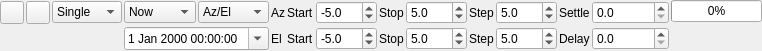
  <widget class="QWidget" name="sweepSettingsContainer" native="true">
   <property name="geometry">
    <rect>
     <x>0</x>
     <y>270</y>
     <width>731</width>
     <height>51</height>
    </rect>
   </property>
   <property name="sizePolicy">
    <sizepolicy hsizetype="Expanding" vsizetype="Preferred">
     <horstretch>0</horstretch>
     <verstretch>0</verstretch>
    </sizepolicy>
   </property>
   <property name="windowTitle">
    <string>Run Control</string>
   </property>
   <layout class="QHBoxLayout" name="horizontalLayout_2">
    <property name="spacing">
     <number>2</number>
    </property>
    <property name="leftMargin">
     <number>0</number>
    </property>
    <property name="topMargin">
     <number>0</number>
    </property>
    <property name="rightMargin">
     <number>0</number>
    </property>
    <property name="bottomMargin">
     <number>0</number>
    </property>
    <item>
     <layout class="QGridLayout" name="runLayout">
      <item row="2" column="3" colspan="2">
       <widget class="QDateTimeEdit" name="sweepStartDateTime">
        <property name="calendarPopup">
         <bool>true</bool>
        </property>
       </widget>
      </item>
      <item row="2" column="7">
       <widget class="QDoubleSpinBox" name="sweep2Start">
        <property name="decimals">
         <number>1</number>
        </property>
        <property name="minimum">
         <double>-360.000000000000000</double>
        </property>
        <property name="maximum">
         <double>360.000000000000000</double>
        </property>
        <property name="value">
         <double>-5.000000000000000</double>
        </property>
       </widget>
      </item>
      <item row="0" column="8">
       <widget class="QLabel" name="sweep2StopLabel">
        <property name="text">
         <string>Stop</string>
        </property>
       </widget>
      </item>
      <item row="0" column="2">
       <widget class="QComboBox" name="runMode">
        <property name="minimumSize">
         <size>
          <width>70</width>
          <height>0</height>
         </size>
        </property>
        <property name="toolTip">
         <string>Measurement mode</string>
        </property>
        <item>
         <property name="text">
          <string>Single</string>
         </property>
        </item>
        <item>
         <property name="text">
          <string>Continuous</string>
         </property>
        </item>
        <item>
         <property name="text">
          <string>Sweep</string>
         </property>
        </item>
       </widget>
      </item>
      <item row="0" column="15">
       <widget class="QDoubleSpinBox" name="sweep1Delay">
        <property name="toolTip">
         <string>Delay in seconds after rotation before measurements starts</string>
        </property>
        <property name="decimals">
         <number>1</number>
        </property>
        <property name="maximum">
         <double>1000000.000000000000000</double>
        </property>
       </widget>
      </item>
      <item row="0" column="4">
       <widget class="QComboBox" name="sweepType">
        <property name="minimumSize">
         <size>
          <width>60</width>
          <height>0</height>
         </size>
        </property>
        <property name="toolTip">
         <string>Coordinates to sweep</string>
        </property>
        <property name="currentIndex">
         <number>0</number>
        </property>
        <item>
         <property name="text">
          <string>Az/El</string>
         </property>
        </item>
        <item>
         <property name="text">
          <string>l/b</string>
         </property>
        </item>
        <item>
         <property name="text">
          <string>Offset</string>
         </property>
        </item>
       </widget>
      </item>
      <item row="0" column="7">
       <widget class="QDoubleSpinBox" name="sweep1Start">
        <property name="decimals">
         <number>1</number>
        </property>
        <property name="minimum">
         <double>-360.000000000000000</double>
        </property>
        <property name="maximum">
         <double>360.000000000000000</double>
        </property>
        <property name="value">
         <double>-5.000000000000000</double>
        </property>
       </widget>
      </item>
      <item row="2" column="9">
       <widget class="QDoubleSpinBox" name="sweep2Stop">
        <property name="decimals">
         <number>1</number>
        </property>
        <property name="minimum">
         <double>-360.000000000000000</double>
        </property>
        <property name="maximum">
         <double>360.000000000000000</double>
        </property>
        <property name="value">
         <double>5.000000000000000</double>
        </property>
       </widget>
      </item>
      <item row="0" column="1">
       <widget class="QToolButton" name="clearData">
        <property name="toolTip">
         <string>Clear data</string>
        </property>
        <property name="text">
         <string/>
        </property>
        <property name="icon">
         <iconset resource="../../../sdrgui/resources/res.qrc">
          <normaloff>:/bin.png</normaloff>:/bin.png</iconset>
        </property>
       </widget>
      </item>
      <item row="0" column="14">
       <widget class="QLabel" name="sweep1DelayLabel">
        <property name="text">
         <string>Settle</string>
        </property>
       </widget>
      </item>
      <item row="2" column="5">
       <widget class="QLabel" name="sweep2CoordLabel">
        <property name="text">
         <string>El</string>
        </property>
       </widget>
      </item>
      <item row="2" column="6">
       <widget class="QLabel" name="sweep1StartLabel">
        <property name="text">
         <string>Start</string>
        </property>
       </widget>
      </item>
      <item row="0" column="9">
       <widget class="QDoubleSpinBox" name="sweep1Stop">
        <property name="decimals">
         <number>1</number>
        </property>
        <property name="minimum">
         <double>-360.000000000000000</double>
        </property>
        <property name="maximum">
         <double>360.000000000000000</double>
        </property>
        <property name="value">
         <double>5.000000000000000</double>
        </property>
       </widget>
      </item>
      <item row="2" column="12">
       <widget class="QDoubleSpinBox" name="sweep2Step">
        <property name="decimals">
         <number>1</number>
        </property>
        <property name="minimum">
         <double>-180.000000000000000</double>
        </property>
        <property name="maximum">
         <double>180.000000000000000</double>
        </property>
        <property name="value">
         <double>5.000000000000000</double>
        </property>
       </widget>
      </item>
      <item row="0" column="5">
       <widget class="QLabel" name="sweep1CoordLabel">
        <property name="text">
         <string>Az</string>
        </property>
       </widget>
      </item>
      <item row="2" column="14">
       <widget class="QLabel" name="sweep2DelayLabel">
        <property name="text">
         <string>Delay</string>
        </property>
       </widget>
      </item>
      <item row="2" column="15">
       <widget class="QDoubleSpinBox" name="sweep2Delay">
        <property name="toolTip">
         <string>Delay in seconds after a measurement before the next step starts</string>
        </property>
        <property name="decimals">
         <number>1</number>
        </property>
        <property name="maximum">
         <double>1000000.000000000000000</double>
        </property>
       </widget>
      </item>
      <item row="0" column="6">
       <widget class="QLabel" name="sweep2StartLabel">
        <property name="text">
         <string>Start</string>
        </property>
       </widget>
      </item>
      <item row="0" column="3">
       <widget class="QComboBox" name="sweepStartAtTime">
        <property name="minimumSize">
         <size>
          <width>56</width>
          <height>0</height>
         </size>
        </property>
        <property name="toolTip">
         <string>When to start the sweep</string>
        </property>
        <item>
         <property name="text">
          <string>Now</string>
         </property>
        </item>
        <item>
         <property name="text">
          <string>At</string>
         </property>
        </item>
       </widget>
      </item>
      <item row="0" column="12">
       <widget class="QDoubleSpinBox" name="sweep1Step">
        <property name="decimals">
         <number>1</number>
        </property>
        <property name="minimum">
         <double>-360.000000000000000</double>
        </property>
        <property name="maximum">
         <double>360.000000000000000</double>
        </property>
        <property name="value">
         <double>5.000000000000000</double>
        </property>
       </widget>
      </item>
      <item row="2" column="8">
       <widget class="QLabel" name="sweep1StopLabel">
        <property name="text">
         <string>Stop</string>
        </property>
       </widget>
      </item>
      <item row="0" column="0">
       <widget class="ButtonSwitch" name="startStop">
        <property name="toolTip">
         <string>Start/stop measurements</string>
        </property>
        <property name="text">
         <string/>
        </property>
        <property name="icon">
         <iconset resource="../../../sdrgui/resources/res.qrc">
          <normaloff>:/play.png</normaloff>
          <normalon>:/stop.png</normalon>:/play.png</iconset>
        </property>
       </widget>
      </item>
      <item row="2" column="10">
       <widget class="QLabel" name="sweep2StepLabel">
        <property name="text">
         <string>Step</string>
        </property>
       </widget>
      </item>
      <item row="0" column="10">
       <widget class="QLabel" name="sweep1StepLabel">
        <property name="text">
         <string>Step</string>
        </property>
       </widget>
      </item>
     </layout>
    </item>
    <item>
     <spacer name="horizontalSpacer_17">
      <property name="orientation">
       <enum>Qt::Horizontal</enum>
      </property>
      <property name="sizeHint" stdset="0">
       <size>
        <width>40</width>
        <height>20</height>
       </size>
      </property>
     </spacer>
    </item>
    <item>
     <layout class="QVBoxLayout" name="statusLayout">
      <item>
       <widget class="QProgressBar" name="measurementProgress">
        <property name="maximumSize">
         <size>
          <width>120</width>
          <height>16777215</height>
         </size>
        </property>
        <property name="toolTip">
         <string>Measurement status</string>
        </property>
        <property name="value">
         <number>0</number>
        </property>
        <property name="alignment">
         <set>Qt::AlignRight|Qt::AlignTrailing|Qt::AlignVCenter</set>
        </property>
       </widget>
      </item>
      <item>
       <widget class="QLabel" name="sweepStatus">
        <property name="toolTip">
         <string>Sweep status</string>
        </property>
        <property name="text">
         <string/>
        </property>
        <property name="alignment">
         <set>Qt::AlignLeading|Qt::AlignLeft|Qt::AlignVCenter</set>
        </property>
       </widget>
      </item>
     </layout>
    </item>
   </layout>
  </widget>
